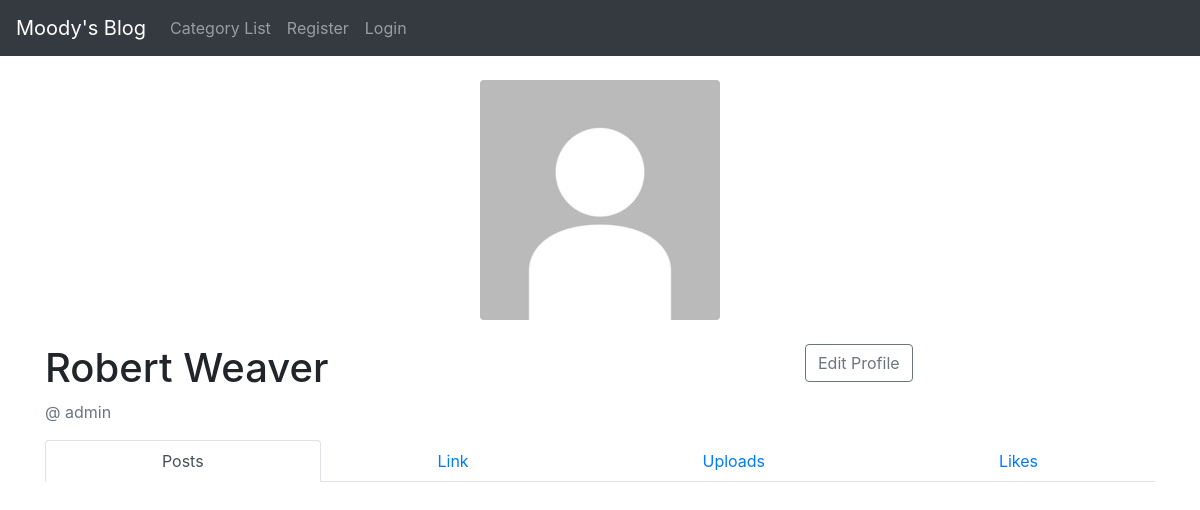
Page /members/profile/1/ on the committed database.
### moodyblog/theblog/models.py (models this page shows, shortened)
class Profile(models.Model):
    user = models.OneToOneField(User, null=True, on_delete=models.CASCADE)
    bio = models.TextField()
    profile_pic = models.ImageField(null=True, blank=True, upload_to='images/profile_pics/')
    website_url = models.CharField(max_length=255, null=True, blank=True)
    facebook_url = models.CharField(max_length=255, null=True, blank=True)
    twitter_url = models.CharField(max_length=255, null=True, blank=True)
    instagram_url = models.CharField(max_length=255, null=True, blank=True)

### moodyblog/members/views.py (the view)
# urls.py: path('profile/<int:pk>/', ShowProfilePageView.as_view(), name='show_profile_page'),
class ShowProfilePageView(DetailView):
    model = Profile
    template_name = 'registration/user_profile.html'
    def get_context_data(self, *args, **kwargs):
        context = super(ShowProfilePageView, self).get_context_data(*args, **kwargs)
        page_user = get_object_or_404(Profile, id=self.kwargs['pk'])
        context["page_user"] = page_user
        return context

### moodyblog/members/templates/registration/user_profile.html (shortened to what this page needs)
{% extends 'base.html' %}
{% load static %}
{% block content %}
<img src="{% static 'moodyblog/images/default_profile_pic.jpeg' %}" class="rounded mx-auto d-block" alt="profile pic">
<br/>
<div class="row justify-content-between">
  <div class="col-4">
    <h1>{{ page_user.user.first_name }} {{ page_user.user.last_name }}</h1>
    <p class="text-muted">@ {{ page_user.user.username }}</p>
  </div>
  <div class="col-4">
    <a href="{% url 'edit_profile_page' page_user.id %}" class="btn btn-outline-secondary btn-md">Edit Profile</a>
  </div>
</div>
<ul class="nav nav-tabs nav-fill">
  <li class="nav-item">
    <a class="nav-link active" aria-current="page" href="#">Posts</a>
  </li>
  <li class="nav-item">
    <a class="nav-link" href="#">Link</a>
  </li>
  <li class="nav-item">
    <a class="nav-link" href="#">Uploads</a>
  </li>
  <li class="nav-item">
    <a class="nav-link" href="#">Likes</a>
  </li>
</ul>
<br/>
{% endblock %}

### rows in the picture
Profile: user.first_name "Robert", user.last_name "Weaver", user.username "admin"
